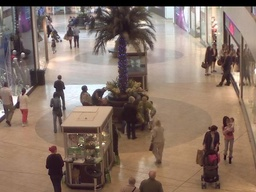
#> input picture Assignment 3/dataset/seq_000001.jpg, 256 x 192 px, shrunk from 640 x 480 before the run, found by its file name
$ jupyter execute 'Lucas Kanade.ipynb'
#> lines starting #> are read from the running program, lines starting #| are printed output that depends on the picture
[cell 1]
import numpy as np
import cv2
import matplotlib.pyplot as plt

[cell 2]
# Sobel x-axis kernel
SOBEL_X = np.array([
    [-1, 0, 1],
    [-2, 0, 2],
    [-1, 0, 1]], dtype="int32")

# Sobel y-axis kernel
SOBEL_Y = np.array([
    [-1, -2, -1],
    [0, 0, 0],
    [1, 2, 1]], dtype="int32")

# Gaussian kernel
GAUSS = np.array([
    [1/16, 2/16, 1/16],
    [2/16, 4/16, 2/16],
    [1/16, 2/16, 1/16]], dtype="float64")

[cell 3]
#Zero padding of numpy array
def zero_padding(img, kernel):
    m, n = img.shape[0], img.shape[1]
    p, q = kernel.shape[0] // 2, kernel.shape[1] // 2
    pad = ((p, p), (q, q))
    padded_img = np.pad(img, pad, mode='constant', constant_values=0)
    return padded_img

[cell 4]
def convolution(img, kernel):
    m, n = img.shape[0], img.shape[1]
    p, q = kernel.shape[0] // 2, kernel.shape[1]//2

    padded_img = zero_padding(img, kernel)

    P = np.empty(img.shape, dtype=np.float64)

    for i in np.arange(p, m+p):
        for j in np.arange(q, n+q):
            roi = padded_img[i - p:i + p + 1, j - q:j + q + 1]
            P[i - p, j - q] = (roi*kernel).sum()
    return P

[cell 5]
def convolve(img, kernel):
    result_img = convolution(img, kernel)

    if (result_img.dtype == np.float64):
        kernel = kernel / 255.0
        kernel = (kernel*255).astype(np.uint8)
    else:
        result_img = result_img + abs(np.amin(g))
        result_img = result_img / np.amax(g)
        result_img = (result_img*255.0)

    return result_img

[cell 6]
img1 = cv2.imread('D:\ASSIGNMENT\CV\Assignment 3\seq_000001.jpg',0)
#> img1: shape (192, 256); min 0, max 255, mean 119
img2 = cv2.imread('D:\ASSIGNMENT\CV\Assignment 3\seq_000003.jpg',0)
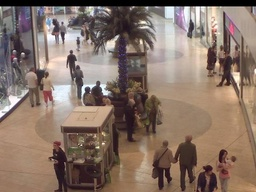
#> input picture Assignment 3/dataset/seq_000003.jpg, 256 x 192 px, shrunk from 640 x 480 before the run, found by its file name
#> img2: shape (192, 256); min 0, max 255, mean 119.3

[cell 7]
plt.figure(figsize=(21, 21))
plt.subplot(131), plt.imshow(img1, cmap = 'gray')
plt.title("image 1")
plt.axis('off')
plt.subplot(132), plt.imshow(img2, cmap = 'gray')
plt.title("image 2")
plt.axis('off')
plt.show()

[cell 8]
gauss1=convolve(img1, GAUSS)
#> after the loop in convolution, `for i in np.arange(p, m+p):`:
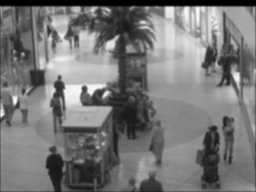
#> P: shape (192, 256) float64; min 0, max 251.2, mean 118.6
gauss2=convolve(img2, GAUSS)
#> in zero_padding (call 2), `padded_img = np.pad(img, pad, mode='constant', constant_values=0)`:
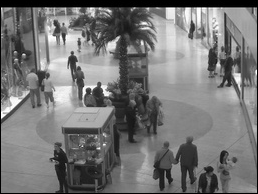
#> padded_img: shape (194, 258); min 0, max 255, mean 117.2
#> after the loop in convolution (call 2), `for i in np.arange(p, m+p):`:
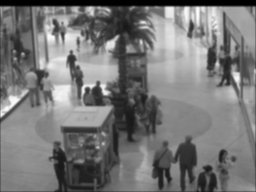
#> P: shape (192, 256) float64; min 0, max 251.6, mean 118.9

[cell 9]
plt.figure(figsize=(20, 20))
plt.subplot(131), plt.imshow(gauss1, cmap = 'gray')
plt.title("Image1 after applying Gaussian filter")
plt.axis('off')
plt.subplot(132), plt.imshow(gauss1, cmap = 'gray')
plt.title("Image2 after applying Gaussian filter")
plt.axis('off')

[cell 10]
mask_x=np.array((
    [-1,1],
    [-1,1]))
mask_y=np.array((
    [-1,-1],
    [1,1]))
mask_t1=np.array((
    [-1,-1],
    [-1,-1]))
mask_t2=np.array((
    [1,1],
    [1,1]))

[cell 11]
from scipy import signal
fx=signal.convolve2d(gauss1,mask_x,mode='same')+signal.convolve2d(gauss2,mask_x,mode='same')
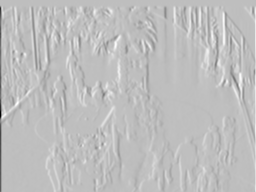
#> fx: shape (192, 256) float64; min -742.2, max 249.7, mean -1.6; drawn with min black and max white
fy=signal.convolve2d(gauss1,mask_y,mode='same')+signal.convolve2d(gauss2,mask_y,mode='same')
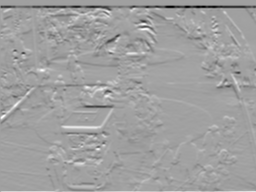
#> fy: shape (192, 256) float64; min -401.8, max 235.9, mean -1.6; drawn with min black and max white
ft=signal.convolve2d(gauss1,mask_t1,mode='same')+signal.convolve2d(gauss2,mask_t2,mode='same')
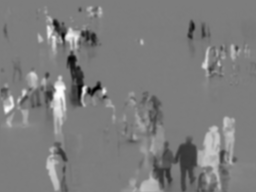
#> ft: shape (192, 256) float64; min -713.4, max 739.4, mean 1.2; drawn with min black and max white

[cell 12]
f=plt.figure(figsize=(20,20))

plt.subplot(131), plt.imshow(fx, cmap = 'gray')
plt.axis('off')
plt.subplot(132), plt.imshow(fy, cmap = 'gray')
plt.axis('off')
plt.subplot(133), plt.imshow(ft, cmap = 'gray')
plt.axis('off')

[cell 13]
u=np.zeros(img1.shape)
v=np.zeros(img1.shape)

[cell 14]
for i in range(1,u.shape[0]):
    for j in range(1,u.shape[1]):
        #Focus on 3*3 window
        fxx=fx[i-1:i+2,j-1:j+2].flatten()
        fyy=fy[i-1:i+2,j-1:j+2].flatten()
        ftt=ft[i-1:i+2,j-1:j+2].flatten()

        #Take fxx and fyy in two row of a matrix and then take transpose
        A=np.vstack([fxx,fyy]).T

        #x = ((A.T * A)^(-1))*(A * b)
        #multiply of A.T and A
        B = np.matmul(A.T, A)

        #find inverse of B. Here pinv(B) is used to find pseudo inverse.As B is
        #invertible pinv(B) and inv(B) give same result
        C = np.linalg.pinv(B)

        res = np.matmul(np.matmul(C, A.T), ftt)

        u[i,j]=res[0]
        v[i,j]=res[1]
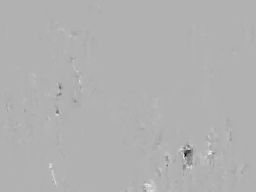
#> u: shape (192, 256) float64; min -343.7, max 150, mean -0.1; drawn with min black and max white
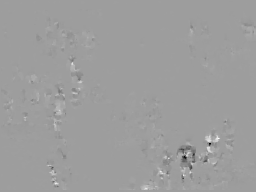
#> v: shape (192, 256) float64; min -273.2, max 168.7, mean -0.1; drawn with min black and max white
uc=u
vc=v

[cell 15]
plt.figure(figsize=(20, 20))
plt.subplot(131)
plt.imshow(u)
plt.axis('off')
plt.subplot(132)
plt.imshow(v)
plt.axis('off')
plt.show()

[cell 16]
n, m = u.shape
#> n = 192; m = 256
u_deci = u[np.ix_(range(0, n, 5), range(0, m, 5))]
v_deci = v[np.ix_(range(0, n, 5), range(0, m, 5))]
[X,Y] = np.meshgrid(np.arange(m, dtype = 'float64'), np.arange(n, dtype = 'float64'))
X_deci = X[np.ix_(range(0, n, 5), range(0, m, 5))]
Y_deci = Y[np.ix_(range(0, n, 5), range(0, m, 5))]

[cell 17]
plt.figure(figsize=(15,15))
plt.imshow(img1)
plt.quiver(X_deci, Y_deci, u_deci, v_deci)
plt.axis('off')
plt.show()
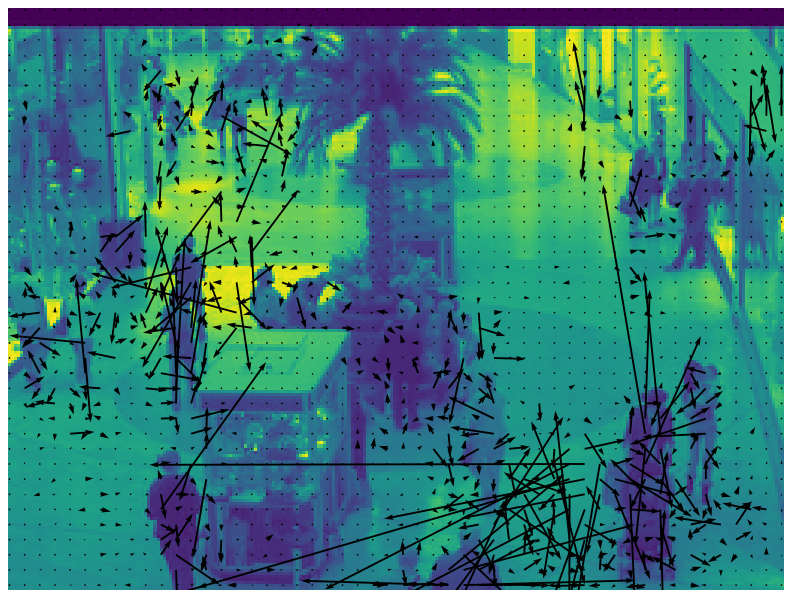
#> figure drawn by matplotlib, 1 panel
